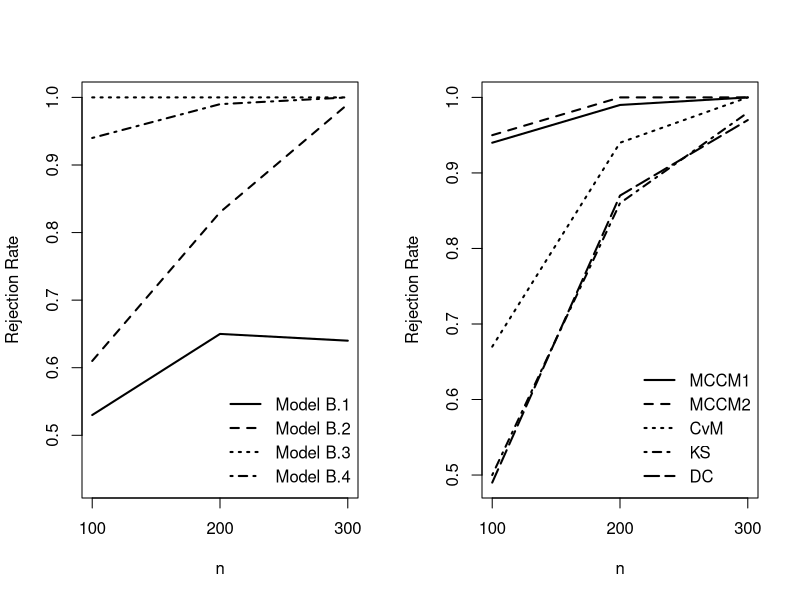

Reproduce this figure in R.
# From the intermediate results to the entries in Figure B.18.

figureB18 = read.csv("InterResult//FigureB18//figureB18.csv", skip = 1, header = FALSE)

pfun=function(x){mean(x<=0.05)}

Pvaluel=as.vector(apply(figureB18[1:12],2,pfun))

Pmccldc=as.vector(apply(figureB18[10:18],2,pfun))
Pcvmks=as.vector(apply(figureB18[19:24],2,mean))
Pvaluer=c(Pmccldc,Pcvmks)

postscript("results/figureB18.eps", width = 12, height = 5,  
           horizontal = FALSE, paper = "special")

# Figure B.18(left panel): Powers of MCCM1 in Model B.1, B.2, B.3 and B.4

par(mfrow=c(1,2))

nsize=c(100,200,300)
modell=matrix(Pvaluel,nrow=4,byrow=T)

plot(nsize,modell[1,],type="l",ylim=c(min(modell)-0.1,max(modell)),
     xlab="n",ylab="Rejection Rate",lty=1,lwd=2,xaxt="n")
axis(side=1,at=c(100,200,300))
lines(nsize,modell[2,],lty=2,lwd=2)
lines(nsize,modell[3,],lty=3,lwd=2)
lines(nsize,modell[4,],lty=4,lwd=2)
legend("bottomright",                     # position
       legend = c("Model B.1","Model B.2","Model B.3","Model B.4"), # legend text
       lwd = 2,                        # line width
       lty = c(1,2,3,4),
       y.intersp = 1.2,
       bty = "n")   

# Figure B.18(right panel): Powers of MCCM1, MCCM2, DC, CvM and KS in Model B.4

modelr=matrix(Pvaluer,nrow=5,byrow=T)
nsize=c(100,200,300)
plot(nsize,modelr[1,],type="l",ylim=c(min(modelr),max(modelr)),
     xlab="n",ylab="Rejection Rate",lty=1,lwd=2,xaxt="n")
axis(side=1,at=c(100,200,300))
lines(nsize,modelr[2,],lty=2,lwd=2)
lines(nsize,modelr[4,],lty=3,lwd=2)
lines(nsize,modelr[5,],lty=4,lwd=2)
lines(nsize,modelr[3,],lty=5,lwd=2)

legend("bottomright",                     # position
       legend = c("MCCM1","MCCM2","CvM","KS","DC"), # legend text
       lwd = 2,                        # line width
       lty = c(1,2,3,4,5),
       y.intersp = 1.2,
       bty = "n") 


dev.off()
